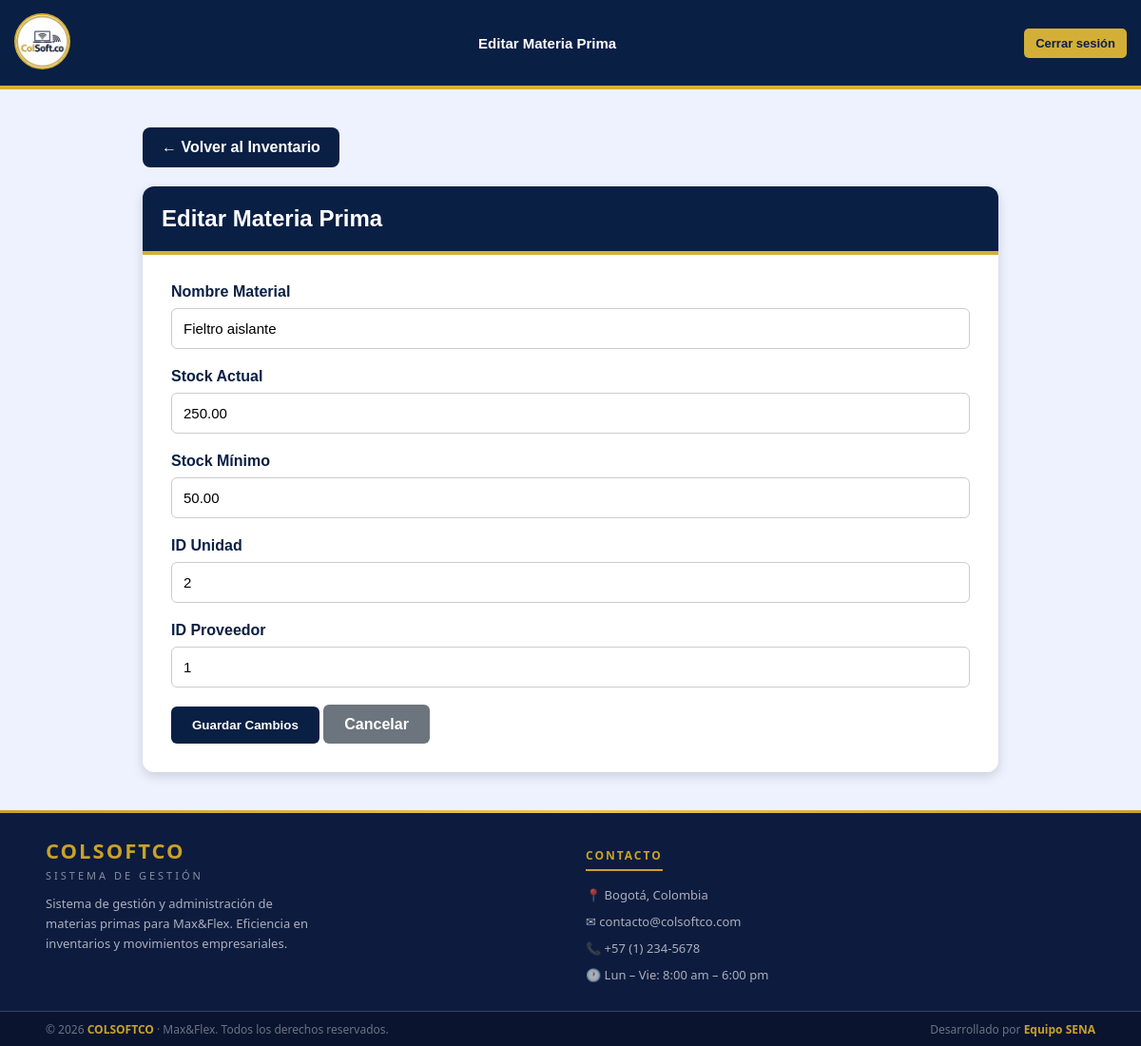
Page /view/control_de_stock/inventario/editar_inventario.php?id=4 on the earlier database version.
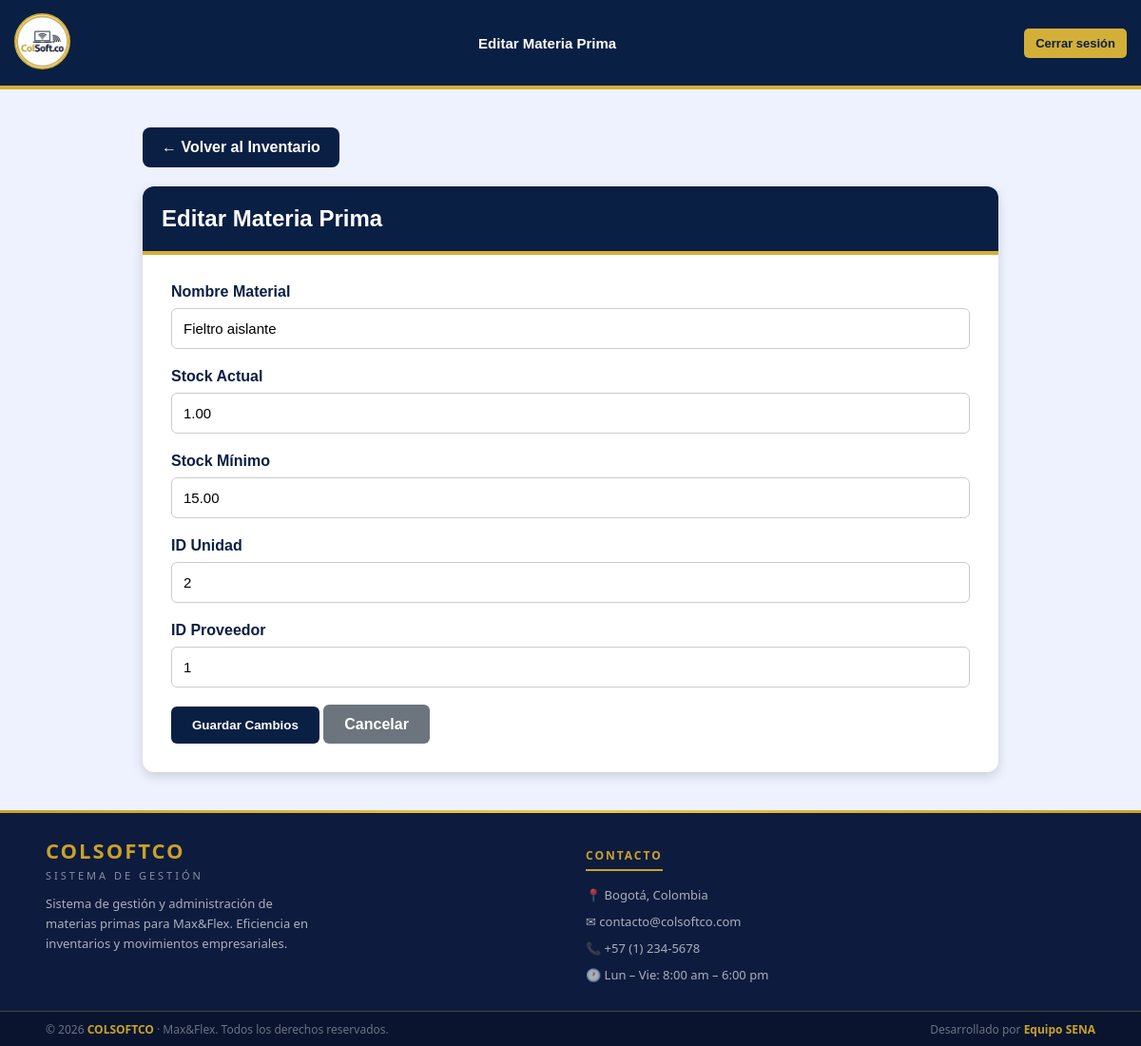
Same page on the later database version.
### tables this page shows
CREATE TABLE `materias_primas` (
  `id_material` int(11) NOT NULL,
  `nombre_material` varchar(100) NOT NULL,
  `stock_actual` decimal(12,2) DEFAULT 0.00,
  `stock_minimo` decimal(12,2) NOT NULL,
  `id_unidad` int(11) DEFAULT NULL,
  `id_proveedor` int(11) DEFAULT NULL,
  `notificar_email` tinyint(1) NOT NULL DEFAULT 0,
  `correo_notificacion` varchar(150) DEFAULT NULL,
  `alerta_enviada` tinyint(1) NOT NULL DEFAULT 0
);

### view/control_de_stock/inventario/editar_inventario.php (the view, shortened to what this page needs)
<?php
$db = new Conexion();
$conn = $db->getConnection();
$id = $_GET['id'];
$sql = "SELECT * FROM materias_primas WHERE id_material = :id";
$stmt = $conn->prepare($sql);
$stmt->execute([':id' => $id]);
$material = $stmt->fetch(PDO::FETCH_ASSOC);
?>
<!DOCTYPE html>
<html lang="es">
<head>
    <link rel="stylesheet" href="lista_inventario.css">
</head>
<body>
    <header class="header">
        <div class="logo">
            <a href="../../app/ir_panel.php">
                <img src="../../../public/imagenes/logo.png" alt="logo">
            </a>
        </div>
        <div class="header-title">
            <h1>Editar Materia Prima</h1>
        </div>
        <button id="btnLogout" class="btn-logout" onclick="cerrarSesion()">
            Cerrar sesión
        </button>
    </header>
    <div class="contenedor">
        <a href="lista_inventario.php" class="volver">
            ← Volver al Inventario
        </a>
        <div class="card">
            <div class="card-header">
                Editar Materia Prima
            </div>
            <div class="card-body">
                <form method="POST">
                    <div class="form-group">
                        <label>Nombre Material</label>
                        <input type="text" name="nombre_material" class="form-control"
                            value="<?= htmlspecialchars($material['nombre_material']) ?>" required>
                    </div>
                    <div class="form-group">
                        <label>Stock Actual</label>
                        <input type="number" step="0.01" name="stock_actual" class="form-control"
                            value="<?= $material['stock_actual'] ?>" required>
                    </div>
                    <div class="form-group">
                        <label>Stock Mínimo</label>
                        <input type="number" step="0.01" name="stock_minimo" class="form-control"
                            value="<?= $material['stock_minimo'] ?>" required>
                    </div>
                    <div class="form-group">
                        <label>ID Unidad</label>
                        <input type="number" name="id_unidad" class="form-control"
                            value="<?= $material['id_unidad'] ?>" required>
                    </div>
                    <div class="form-group">
                        <label>ID Proveedor</label>
                        <input type="number" name="id_proveedor" class="form-control"
                            value="<?= $material['id_proveedor'] ?>" required>
                    </div>
                    <button type="submit" class="btn btn-primary">
                        Guardar Cambios
                    </button>
                    <a href="lista_inventario.php" class="btn btn-secondary">
                        Cancelar
                    </a>
                </form>
            </div>
        </div>
    </div>
    <footer>
        <div class="footer-divider"></div>
        <div class="footer-top">
            <div>
                <p class="footer-brand-name">COLSOFTCO</p>
                <p class="footer-brand-sub">Sistema de Gestión</p>
                <p class="footer-brand-desc">Sistema de gestión y administración de materias primas para Max&Flex. Eficiencia en inventarios y movimientos empresariales.</p>
            </div>
            <div>
                <p class="footer-col-title">Contacto</p>
                <div class="footer-contact-item">📍 Bogotá, Colombia</div>
                <div class="footer-contact-item">✉ contacto@colsoftco.com</div>
                <div class="footer-contact-item">📞 +57 (1) 234-5678</div>
                <div class="footer-contact-item">🕐 Lun – Vie: 8:00 am – 6:00 pm</div>
            </div>
        </div>
        <div class="footer-bottom">
            <span>© 2026 <strong>COLSOFTCO</strong> · Max&Flex. Todos los derechos reservados.</span>
            <span>Desarrollado por <strong>Equipo SENA</strong></span>
        </div>
    </footer>
</body>
</html>

Differences in the rows shown:
changed materias_primas "Fieltro aislante": stock_actual "250.00" → "1.00"; stock_minimo "50.00" → "15.00"
